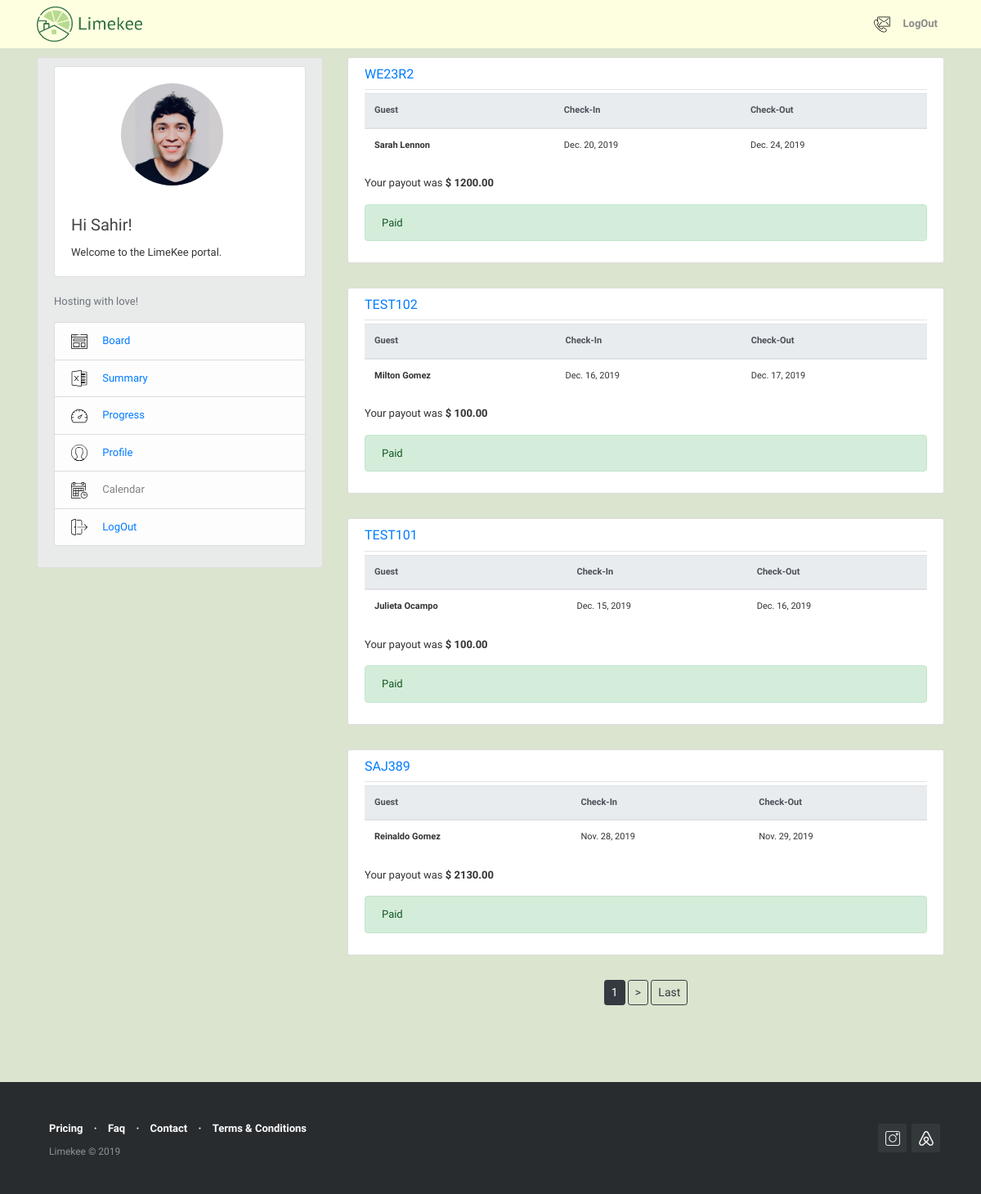
/reservation/ (signed in), run on the app's committed database.
### users/models.py (models this page shows, shortened)
class Profile(models.Model):
    user = models.OneToOneField(User, on_delete = models.CASCADE)
    first_name = models.CharField(max_length=30, blank=False)
    last_name = models.CharField(max_length=30, blank=False)
    phone_number = models.IntegerField(blank=True, null=True)
    image = models.ImageField (default = 'default.png', upload_to='profile_pics')

### reservations/models.py (models this page shows, shortened)
class Reservations(models.Model):
    confirmation_code = models.CharField(max_length=12, primary_key=True)
    host = models.ForeignKey(User, on_delete=models.CASCADE)
    guest = models.CharField(max_length=120)
    check_in = models.DateField(default=date.today)
    check_out = models.DateField(default=date.today)
    price = models.DecimalField(decimal_places=2, max_digits=1000)
    limekee_fee = models.DecimalField(decimal_places=2, max_digits=1000, blank=True, null=False, default=0)
    cleaning_fee = models.DecimalField (decimal_places=2, max_digits=1000, blank=True, null=False, default=0)
    extra_fee = models.DecimalField (decimal_places=2, max_digits=1000, blank=True, null=False, default=0)
    total_due = models.DecimalField( decimal_places=2, max_digits=1000, default=0)
    notes = models.TextField(blank=True,null=False)
    paid = models.BooleanField(default=False)
    @property
    def total_due(self):
        return (self.limekee_fee + self.cleaning_fee + self.extra_fee)
    class Meta:
        permissions = [
            ("create_reservation", "Can create new reservation"),
        ]

### reservations/views.py (the view)
# urls.py: path('', ReservationListView.as_view(), name='reservation-home'),
class ReservationListView(ListView):
    model = Reservations
    template_name = 'reservations/reservations_list.html'
    context_object_name = 'reservations'
    ordering = ['-check_in']
    paginate_by = 4
    def get_queryset(self):
        user = get_object_or_404(User, username = self.request.user)
        return Reservations.objects.filter(host=user).order_by('-check_in')

### reservations/templates/reservations/reservations_list.html (shortened to what this page needs)
{% extends "blog/base.html" %}
{% block content %}
  {% if reservations %}
      {% for reservation in reservations %}
        <article class="media content-section">
            <div class="media-body">
                <div class="article-metadata">
                  <h6 class="article-title"> <a class="mr-2" href="{% url 'reservation-detail' reservation.pk %}">  {{ reservation.confirmation_code }}</a></h6>
                </div>
                <div class="table-responsive" style="font-size:11px">
                <table class="table table-hover">
                    <thead class="thead-light">
                        <tr>
                            <th scope="col">Guest</th>
                            <th scope="col">Check-In</th>
                            <th scope="col">Check-Out</th>
                        </tr>
                    </thead>
                    <tbody>
                        <tr>
                            <th scope="row">{{ reservation.guest }}</th>
                            <td>{{ reservation.check_in }}</td>
                            <td>{{ reservation.check_out }}</td>
                       </tr>
                   </tbody>
               </table>
               </div>
               <p class="article-content">  Your payout was <strong>$ {{ reservation.price }}</strong></p>
               {% if reservation.paid  %}
               <div class="alert alert-success" role="alert">
                  Paid
               </div>
               {% endif %}
            </div>
        </article>
      {% endfor %}
  {% else %}
    <div class="alert alert-info" role="alert"> <h4 class="alert-heading">Huh ! </h4>Currently, you don't have any reservations registered with Limekee. <br> Your property manager will update shortly.</div>
  {% endif %}
  {% if is_paginated %}
    <div style="text-align: center;">
    {% for num in page_obj.paginator.page_range %}
          {% if page_obj.number == num %}
            <a class="btn btn-dark mb-4 btn-sm" href="?page={{ num }}">{{ num }}</a>
          {% elif num > page_obj.number|add:'-1' and num < page_obj.number|add:'1' %}
            <a class="btn btn-outline-dark mb-4 btn-sm" href="?page={{ num }}">{{ num }}</a>
          {% endif %}
        {% endfor %}
        {% if page_obj.has_next %}
           <a class="btn btn-outline-dark mb-4 btn-sm" href="?page={{ page_obj.next_page_number }}">></a>
           <a class="btn btn-outline-dark mb-4 btn-sm" href="?page={{ page_obj.paginator.num_pages }}">Last</a>
        {% endif %}
  {% endif %}
{% endblock content %}

### blog/templates/blog/base.html (shortened to what this page needs)
{% load static %}
<!DOCTYPE html>
<html>
  <head>
    <link rel="stylesheet" href="https://maxcdn.bootstrapcdn.com/bootstrap/4.0.0/css/bootstrap.min.css">
    <link rel="stylesheet" type="text/css" href="{% static 'blog/main2.css' %}">
	<link rel="stylesheet" type="text/css" href="{% static 'blog/footer-distributed1.css' %}">
  </head>
   <body>
     <header class="site-header">
        <nav class="navbar navbar-expand-md navbar-light bg-steel fixed-top" >
         <div class="container" style="font-weight: bold;">
            <a class="navbar-brand mr-4" href="https://www.limekee.com">
                <img src="/media/limekee_logo.png" style="width:130px; height:43px; margin-top:5px; margin-bottom:5px;" title="Limekee" alt="Limekee Logo">
            </a>
            <div class="collapse navbar-collapse" id="navbarToggle">
            <div class="navbar-nav">
              {% if user.is_authenticated %}
                <a class="nav-item nav-link font-weight-bold" href="https://www.limekee.com/contact"><img src="/media/svg/contact.svg" style="width:20px; height:20px; " alt="Contact us"> </a>
                <a class="nav-item nav-link font-weight-bold" href="{% url 'logout' %}">LogOut</a>
              {% else %}
                <a class="nav-item nav-link font-weight-bold" href="{% url 'login' %}">Login </a>
                <a class="nav-item nav-link font-weight-bold" href="{% url 'register' %}"> Sign Up</a>
              {% endif %}
            </div>
          </div>
        </div>
      </nav>
  </header>
  <main role="main" class="container">
  <div class="row">
      <div class="col-md-4">
        <div class="content-section" style="background-color:#E9EAEA">
            <div class="card" >
                <br>
                <div style="text-align: center;">
                {% if user.is_authenticated %}
                  <img class="rounded-circle account-img" src="{{user.profile.image.url}}" alt="Author picture">
                {% else %}
                  <img src="/media/key1.svg" class="card-img-top" style="width:150px; height:150px; text-align: center" alt="Limekee">
                {% endif %}
                </div>
                <div class="card-body">
                    <h5 class="card-title">Hi {{ user.username }}!</h5>
                    <p class="card-text">Welcome to the LimeKee portal.</p>
                </div>
            </div>
            {% if user.is_authenticated %}
              <div class="media" >
                <div class="media-body" >
                    <br>
                    <p class='text-muted'>Hosting with love!
                      <ul class="list-group">
                        <li class="list-group-item list-group-item-light"><img src="/media/svg/004-browser.svg" style="width:20px; height:20px; margin-right: 15px" alt="icon"> <a href="{% url 'reservation-home' %}">     Board</a></li>
                        <li class="list-group-item list-group-item-light"><img src="/media/svg/007-excel.svg" style="width:20px; height:20px;margin-right: 15px " alt="icon"> <a href="{% url 'reservations-summary' %}">     Summary</a></li>
                        <li class="list-group-item list-group-item-light"><img src="/media/svg/005-dashboard.svg" style="width:20px; height:20px; margin-right: 15px" alt="icon"> <a href="{% url 'reservations-progress' %}">    Progress</a></li>
                        <li class="list-group-item list-group-item-light"><img src="/media/svg/002-man.svg" style="width:20px; height:20px;margin-right: 15px " alt="icon"> <a href="{% url 'profile' %}">    Profile</a></li>
                        <li class="list-group-item list-group-item-light"><img src="/media/svg/003-calendar.svg" style="width:20px; height:20px;margin-right: 15px " alt="icon">    Calendar</li>
                        <li class="list-group-item list-group-item-light"><img src="/media/svg/006-logout.svg" style="width:20px; height:20px; margin-right: 15px" alt="icon"> <a href="{% url 'logout' %}">    LogOut</a></li>
                      </ul>
                    </p>
                </div>
              </div>
             {% endif %}
        </div>
      </div>
        <div class="col-md-8">
          {% block content %}{% endblock %}
        </div>
    </div>
  </main>
       <footer class="footer-distributed" style="font-family:'Libre Franklin';">
    			<div class="footer-right">
    				<a href="https://www.instagram.com/limekee.ny/"><img src="/media/svg/instagram.svg" style="width:18px; height:18px; " alt="Instagram"></a>
    				<a href="https://www.airbnb.com/"><img src="/media/svg/airbnb.svg" style="width:18px; height:18px; " alt="Airbnb"></a>
    			</div>
    			<div class="footer-left">
    				<p class="footer-links">
    					<a href="https://www.limekee.com/#price-section" style="margin-right:10px; margin-left:10px" > Pricing</a>
    					·
    					<a href="https://www.limekee.com/faq" style="margin-right:10px; margin-left:10px">Faq</a>
    					·
    					<a href="https://www.limekee.com/contact" style="margin-right:10px; margin-left:10px"> Contact</a>
                        ·
    					<a href="https://www.limekee.com/terms-of-service" style="margin-right:10px; margin-left:10px"> Terms & Conditions</a>
    				</p>
    				<p style="margin-right:10px; margin-left:10px">Limekee &copy; 2019</p>
    			</div>
       </footer>
  </body>
</html>

### blog/static/blog/main2.css (style rules this page uses)
body { background: #dae4ce; color: #333333; margin-top: 5rem; }
h1, h2, h3, h4, h5, h6 { color: #444444; }
ul { margin: 0; }
.container { margin-top: -10px; margin-bottom: -10px; }
.bg-steel { background-color: #feffe0; }
.site-header .navbar-nav .nav-link { color: #8a8a8a; }
.nav-item { font: font-weight-bold; }
.content-section { background: #ffffff; padding: 10px 20px; border: 1px solid #dddddd; border-radius: 3px; margin-bottom: 30px; }
.article-title { color: #444444; }
.article-content { white-space: pre-line; }
.article-metadata { padding-bottom: 1px; margin-bottom: 4px; border-bottom: 1px solid #e3e3e3 }
.account-img { height: 125px; width: 125px; margin-right: 20px; margin-bottom: 16px; }

### blog/static/blog/footer-distributed1.css (style rules this page uses)
.footer-distributed { background-color: #292c2f; box-shadow: 0 1px 1px 0 rgba(0, 0, 0, 0.12); box-sizing: border-box; width: 100%; text-align: left; font: normal 12px sans-serif; padding: 45px 50px; margin-top: 80px; }
.footer-distributed .footer-left p { color: #8f9296; font-size: 12px; margin: 0; }
.footer-distributed p.footer-links { font-size:13px; font-weight: bold; color: #ffffff; margin: 0 0 10px; padding: 0; }
.footer-distributed p.footer-links a { display:inline-block; line-height: 1.8; text-decoration: none; color: inherit; }
.footer-distributed .footer-right { float: right; margin-top: 6px; max-width: 180px; }
.footer-distributed .footer-right a { display: inline-block; width: 35px; height: 35px; background-color: #33383b; border-radius: 2px; font-size: 20px; color: #ffffff; text-align: center; line-height: 35px; margin-left: 3px; }

### blog/templates/blog/base.html (style rules this page uses)
body { font-family: 'Libre Franklin'; font-size: 13px; }

### data on the page
Reservations: confirmation_code "WE23R2", guest "Sarah Lennon", check_in "Dec. 20, 2019", check_out "Dec. 24, 2019", price "1200.00", paid "Paid"
Reservations: confirmation_code "TEST102", guest "Milton Gomez", check_in "Dec. 16, 2019", check_out "Dec. 17, 2019", price "100.00", paid "Paid"
Reservations: confirmation_code "TEST101", guest "Julieta Ocampo", check_in "Dec. 15, 2019", check_out "Dec. 16, 2019", price "100.00", paid "Paid"
Reservations: confirmation_code "SAJ389", guest "Reinaldo Gomez", check_in "Nov. 28, 2019", check_out "Nov. 29, 2019", price "2130.00", paid "Paid"

### other printed values
{{ user.username }} "Sahir"
{{ num }} "1"
